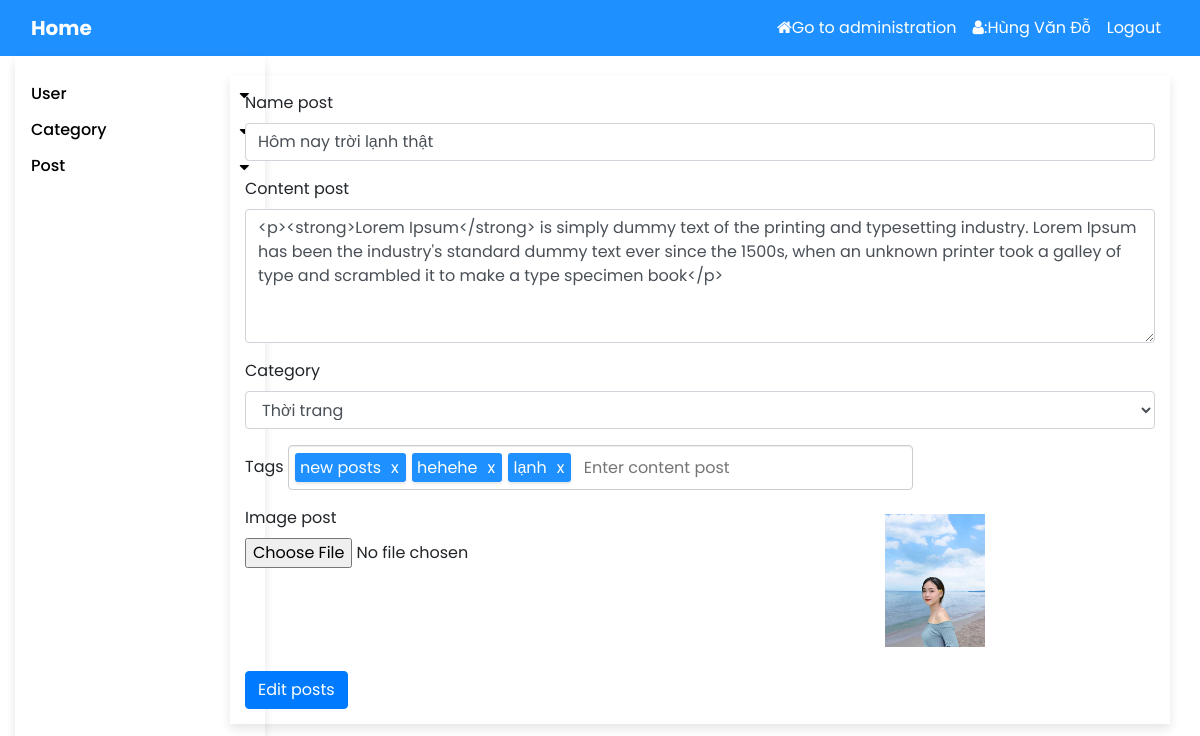
The page /post/edit/11 (signed in) on the database its author committed.
### tables this page shows
CREATE TABLE `posts` (
  `id` int(11) NOT NULL,
  `name_post` varchar(255) NOT NULL,
  `slug` varchar(255) NOT NULL,
  `content` text NOT NULL,
  `category_id` int(11) NOT NULL,
  `tags` text NOT NULL,
  `image` varchar(255) NOT NULL
);

### mvc/core/Controller.php (called while the page is built, shortened)
<?php
    class Controller{
        public function model($model){
            return new $model;
        }
        public function view($view, $data=[] ){
            require_once("./mvc/views/".$view.".php");
        }
    }
?>

### mvc/core/App.php (called while the page is built, shortened)
<?php
    class App
    {
        protected $action = "home";
        function __construct(){
            $arr =  $this->UrlProcess();
            if(isset($arr[0])){
                if(file_exists("./mvc/controllers/".$arr[0].".php")){
                    $this->controller = $arr[0];
                    unset($arr[0]);
                }
            }
            $this->controller = new $this->controller;
            if(isset($arr[1]))
            {
                if(method_exists( $this->controller , $arr[1])){
                    $this->action = $arr[1];
                }
                unset($arr[1]);
            }
            $this->params = $arr?array_values($arr):[];
            call_user_func_array([$this->controller,$this->action],$this->params);
        }
        function UrlProcess(){
            if( isset($_GET['url']) )
            {
                return explode("/",filter_var( trim($_GET['url'], "/" ))) ;
            }
        }
    }
?>

### index.php (called while the page is built, shortened)
<?php
    $myApp = new App();
?>

### mvc/core/DB.php (called while the page is built, shortened)
<?php
class DB{
    protected $servername = "localhost";
    protected $username = "root";
    protected $password = "";
    function __construct(){
        $this->con = mysqli_connect($this->servername, $this->username, $this->password);
    }
}
?>

### mvc/models/CategoryModel.php (called while the page is built, shortened)
<?php
    class CategoryModel extends DB{
        public function getAll(){
            $qr = "SELECT * FROM category";
            return mysqli_query($this->con, $qr);
        }
    }
?>

### mvc/models/PostModel.php (called while the page is built, shortened)
<?php
    class PostModel extends DB{
        function getPostById($id)
        {
            $qr = "SELECT * FROM posts WHERE id = '$id' ";
            return mysqli_query($this->con, $qr);
        }
    }
?>

### mvc/views/admin/posts/edit.php (the view, shortened to what this page needs)
<!DOCTYPE html>
<html lang="en">
<head>
</head>
<body>
    <div class="container">
                        <?php
                $dataPost = mysqli_fetch_array($data["dataPost"]);
            ?>
        <form class="form-register" action="post/updatepost/<?php echo $dataPost['id'] ?>" method="POST" enctype="multipart/form-data">
            <div class="form-group">
                <label for="exampleUsername">Name post</label>
                <input type="text" class="form-control" name="name_post" value="<?php echo $dataPost['name_post']; ?>" id="name_post"  placeholder="Enter name post"  autocomplete="off">
            </div>
            <div class="form-group">
                <label for="content">Content post</label>
                <textarea class="form-control" name="content" id="content" rows="5"><?php echo $dataPost['content'] ?></textarea>
            </div>
            <div class="form-group">
                <label for="exampleName">Category</label>
                <select class="form-control" name="category_id">
                    <?php
                        while($row = mysqli_fetch_array($data["dataCategory"]))
                        {
                            if($row['id'] == $dataPost['category_id'])
                            {
                                echo "<option value=".$row['id']." selected >".$row['name_category']."</option>";
                            }
                            else {
                                echo "<option value=".$row['id']." >".$row['name_category']."</option>";
                            }
                        }
                    ?>
                </select>
            </div>
            <div class="form-group">
                <label for="exampleUsername">Tags</label>
            </div>
            <div class="form-group row">
                <div class="col-md-6">
                    <label for="exampleFormControlFile1">Image post</label>
                    <input type="file" class="form-control-file" name="image" >
                </div>
                <div class="col-md-6">
                    <div class="image_preview my-2 d-flex justify-content-center">
                        <img style="width:100px" src="public/upload/images/<?php echo $dataPost['image'] ?>" alt="">
                    </div>
                </div>
            </div>
            <button type="submit" name="btnUpdatePost" class="btn btn-primary">Edit posts</button>
        </form>
    </div>
</body>
</html>

### public/css/style.css (style rules this page uses)
* { padding:0px; margin:0px; }
body { font-family: "Poppins", sans-serif; }

### mvc/views/admin/posts/edit.php (style rules this page uses)
.form-register { margin-top: 20px; padding:15px; box-shadow: 0px 5px 10px rgb(0 0 0 / 10%); }

### rows shown on the page
posts: name_post "Hôm nay trời lạnh thật", content "<p><strong>Lorem Ipsum</strong> is simply dummy text of the printing and typesetting industry. Lorem Ipsum has been the industry's standard dummy text ever since the 1500s, when an unknown printer took a galley of type and scrambled it to make a type specimen book</p>", image (picture)

### other values the page prints
$_SESSION['name'] "Hùng Văn Đỗ"
form field category_id "Thời trang"
